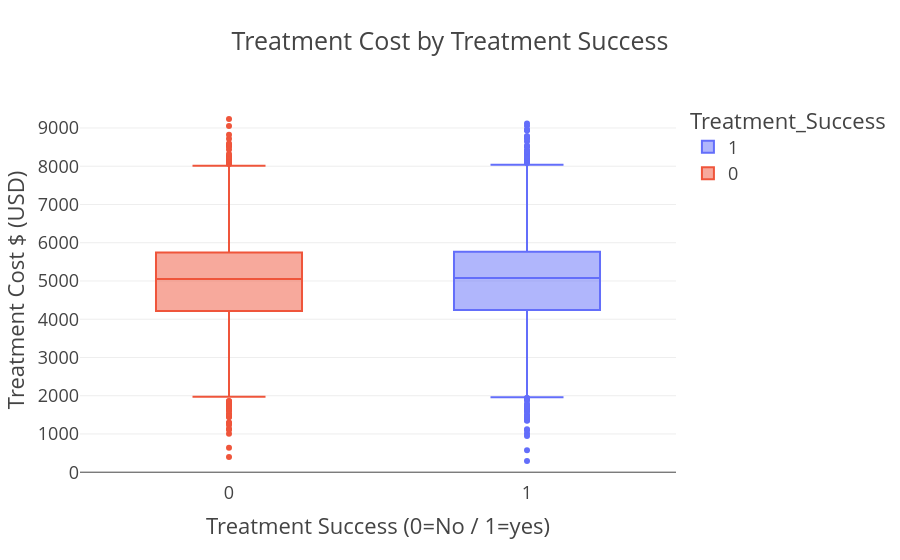

Here is the notebook cell this chart was saved with:
### Markdown cell above
# Cost in Success & Unsuccess Treatment

### Code cell
fig = px.box(
    df, x = "Treatment_Success", y = "Resource_Allocated_USD", color = "Treatment_Success", title = "Treatment Cost by Treatment Success"
)
fig.update_layout(
    template = "presentation", title_x = 0.5, xaxis_title = "Treatment Success (0=No / 1=yes)", yaxis_title = "Treatment Cost $ (USD)"
) 
fig.show() 
# almost no difference for cost in success/unsuccess treatment

### Figure 1 — Plotly figure (JSON) as saved in the notebook; plotly's stock layout.template omitted (floating-point values rounded to 4 significant figures; data arrays with more than 128 entries replaced by an {"elided": "..."} marker saying what was removed)
{"data": [{"alignmentgroup": "True", "hovertemplate": "Treatment_Success=%{x}<br>Resource_Allocated_USD=%{y}<extra></extra>", "legendgroup": "1", "marker": {"color": "#636efa"}, "name": "1", "notched": false, "offsetgroup": "1", "orientation": "v", "showlegend": true, "type": "box", "x": {"elided": "6474 int values"}, "x0": " ", "xaxis": "x", "y": {"elided": "6474 float values"}, "y0": " ", "yaxis": "y"}, {"alignmentgroup": "True", "hovertemplate": "Treatment_Success=%{x}<br>Resource_Allocated_USD=%{y}<extra></extra>", "legendgroup": "0", "marker": {"color": "#EF553B"}, "name": "0", "notched": false, "offsetgroup": "0", "orientation": "v", "showlegend": true, "type": "box", "x": {"elided": "3446 int values"}, "x0": " ", "xaxis": "x", "y": {"elided": "3446 float values"}, "y0": " ", "yaxis": "y"}], "layout": {"boxmode": "overlay", "legend": {"title": {"text": "Treatment_Success"}, "tracegroupgap": 0}, "title": {"text": "Treatment Cost by Treatment Success", "x": 0.5}, "xaxis": {"anchor": "y", "categoryarray": [1, 0], "categoryorder": "array", "domain": [0, 1], "title": {"text": "Treatment Success (0=No / 1=yes)"}}, "yaxis": {"anchor": "x", "domain": [0, 1], "title": {"text": "Treatment Cost $ (USD)"}}}}
